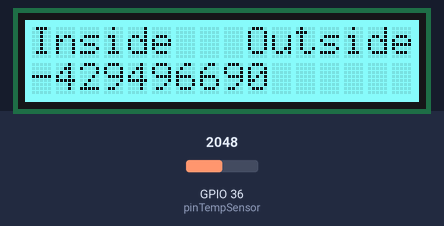
Bench run of a sketch on a simulated ESP32. On the bench: 16×2 character LCD. The inputs (shaded band) are chosen by the test bench; at power-on: GPIO 36 (pinTempSensor) = 2048. WiFi joins after 1.5 s; servers stay silent unless stated; uploads are accepted with an empty reply; what the sketch prints to the serial monitor is not drawn.

Above: at 2.8 s.
2.9 s: GPIO 36 (pinTempSensor) set to 491
At 4.4 s:
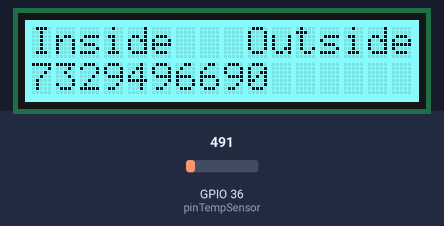
4.9 s: GPIO 36 (pinTempSensor) set to 30
At 5.8 s:
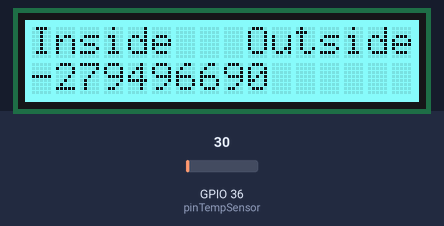
6.4 s: GPIO 36 (pinTempSensor) set to 0
At 7.3 s:
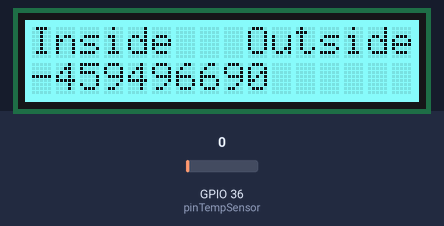
Timing chart, 0 to 9.4 s (numbered marks = the images above; inputs shaded):
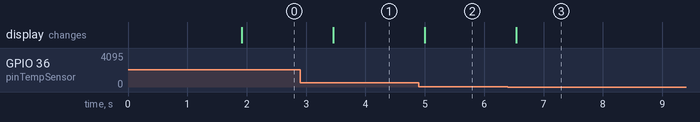

The sketch:

IndoorNode.ino
```cpp
// Project: Weather Station: Indoor Node
// Creator: Matt Kirkland
// Date:    10/29/2017
// Notes:   Reads outside UV index and temperature from outdoor node.
//          Prints outdoor node data and indoor temperature on an LCD.

#include <math.h>
#include <Wire.h>
#include "rgb_lcd.h"
#include <WiFi.h>

#define pinTempSensor A0  //TEMP sensor
#define B 4275            //Base value of the thermistor
#define R0 100000         //The resistor value (100k)
#define rgbR  100         //
#define rgbG  255         //RGB values for the LCD
#define rgbB  255         //

char ssid[] = "Galileans";    // Please set this value to SSID
char pass[] = "IoTGalileo";   // Please set this value to Network Key
int target_temp = 70;         // Please set this value to desired temperature (degrees Fahrenheit)
int outdoor_temp, indoor_temp = 0;
int status = WL_IDLE_STATUS;

IPAddress server(192,168,1,62);  //Please set this to the IPv4 address of the server
WiFiClient client;
WiFiServer cli_server(80);  //HTML webserver (user site)
rgb_lcd lcd;

void setup() {
  // establish serial connection
  Serial.begin(9600);
  // set up the LCD
  lcd.begin(16, 2);
  lcd.setRGB(rgbR, rgbG, rgbB);
  lcd.print("Inside   Outside");
  // connect to WiFi network
  while (status != WL_CONNECTED) {
    Serial.print("Connecting to SSID: ");
    Serial.println(ssid);
    status = WiFi.begin(ssid,pass);
    delay(1);
  }
  // print status of connection
  printWifiStatus();
  //start client-side server
  cli_server.begin();
}

void loop() {
  //try to connect to server
  if (client.connect(server, 80)) {
    // Make a HTTP request to server
    client.println("GET /search?q=arduino HTTP/1.1");
    client.println("Host: 192.168.1.62");
    client.println("Connection: close");
    client.println();
    //await response
    String html = "";
    while (client.available()) {
      char c = client.read();
      html = html + c;
      if (html.indexOf("Current outdoor temperature: ")>0) {
        html = "";
        while (client.available() && c != '<') {
          html = html + c;
          c = client.read();
        }
        outdoor_temp = html.toInt();
      }
    }
    //disconnect from server
    client.stop();
  }

  //update values and LCD
  indoor_temp = get_temp();
  printvals_lcd();

  //run webserver for user interface
  WiFiClient client = cli_server.available();
  if (client) {
    boolean currentLineIsBlank = true;
    while (client.connected()) {
      if (client.available()) {
          //read client request
          char client_request = client.read();
          if (client_request == '\n' && currentLineIsBlank) {
            //print HTML to connected client
            client.println("HTTP/1.1 200 OK");
            client.println("Content-Type: text/html");
            client.println("Connection: close");
            client.println("Refresh: 3");
            client.println();
            client.println("<!DOCTYPE HTML>");
            client.println("<html>");
            //current indoor and outdoor temperatures
            client.print("Current indoor temperature: ");
            client.print(indoor_temp);
            client.println("<br />");
            client.print("Current outdoor temperature: ");
            client.print(outdoor_temp);
            client.println("<br />");
            client.print("Target temperature: ");
            client.print(target_temp);
            client.println("<br />");
            //print suggestions based on target, outside, and inside temperature
            client.print("SmartThermostat suggestions: <br />");
            client.println("<h3><ul>");
            if (target_temp < indoor_temp && outdoor_temp < indoor_temp) { client.println("<li>Open a window!</li>"); }
            else if (target_temp < indoor_temp) { client.println("<li>Turn on the AC!</li>"); }
            else if (target_temp > indoor_temp && outdoor_temp > indoor_temp) { client.println("<li>Open a window!</li>"); }
            else if (target_temp > indoor_temp) { client.println("<li>Turn on the heater!</li>"); }
            else { client.println("<li>Temperature is just right. Enjoy!</li>"); }
            client.println("</ul></h3>");
            client.println("</html>");
            break;
          }
          if (client_request == '\n') { currentLineIsBlank = true; }
          else if (client_request != '\r') { currentLineIsBlank = false; }
      }
    }
    //give the client time to respond
    delay(1);
    //close the connection
    client.stop();
  }
  delay(500);
}

int get_temp() {
  int t = analogRead(pinTempSensor);
  float R = 1023.0/t-1.0;
  R = R0*R;
  int temperature = 1.0/(log(R/R0)/B+1/298.15)-273.15; // convert to temperature via datasheet
  return (temperature * 9) / 5 + 32;  // convert from celsius to fahrenheit
}
void printvals_lcd() {
  lcd.setCursor(0,1);
  lcd.print(indoor_temp);
  lcd.setCursor(9,1);
  lcd.print(outdoor_temp);
}
void printWifiStatus() {
  // print the SSID of the network you're attached to:
  Serial.print("SSID: ");
  Serial.println(WiFi.SSID());

  // print your WiFi shield's IP address:
  IPAddress ip = WiFi.localIP();
  Serial.print("IP Address: ");
  Serial.println(ip);
}
```

Measured:
- after the input at 2.9 s, the display: changes after 0.56 s (image 1)
- after the input at 4.9 s, the display: changes after 0.10 s (image 2)
- after the input at 6.4 s, the display: changes after 0.14 s (image 3)
